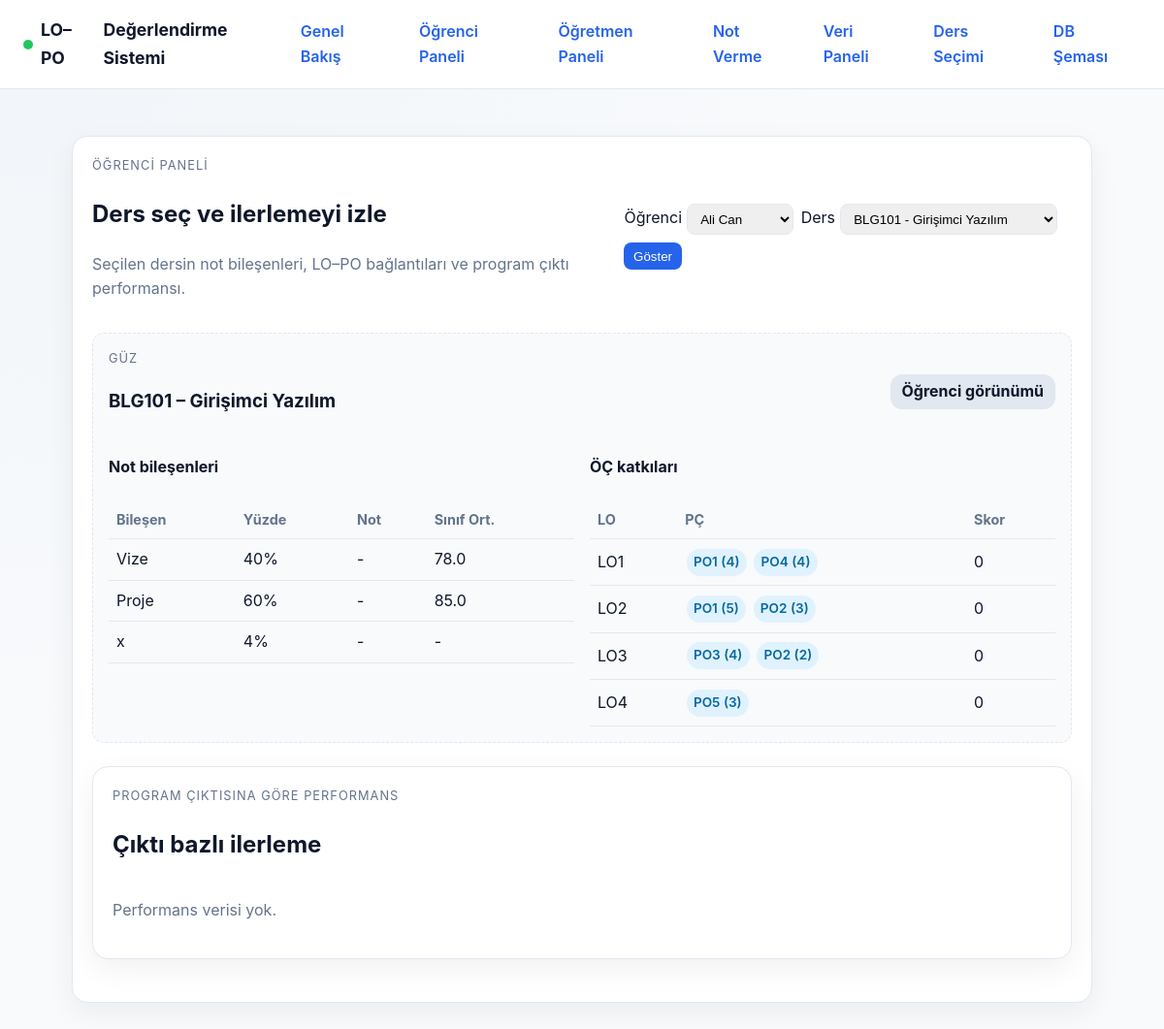
The page /student/ on the database as committed earlier.
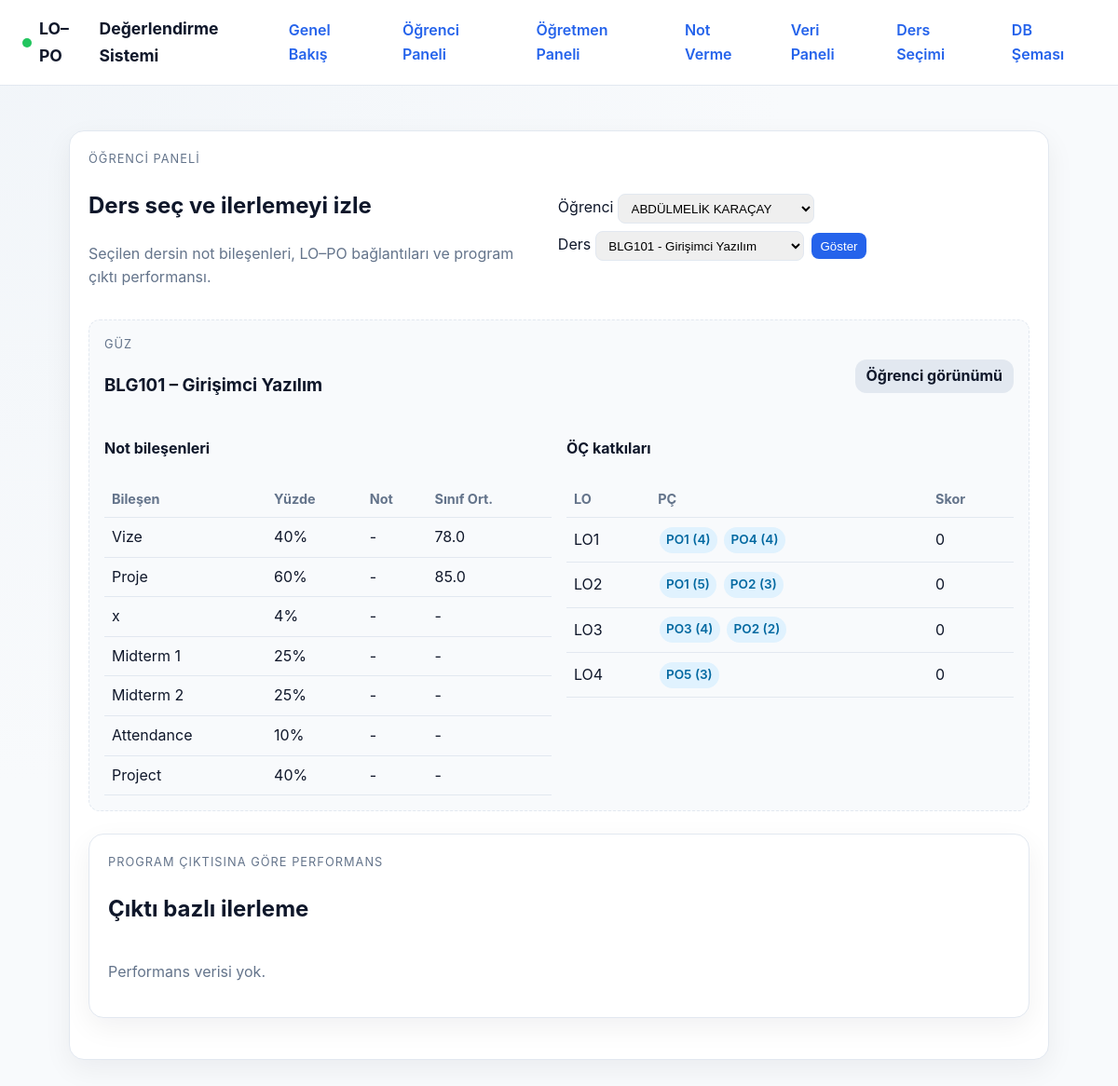
The same page on the database as committed later.
### assessment/models.py (models this page shows, shortened)
class Course(models.Model):
    code = models.CharField(max_length=15)
    name = models.CharField(max_length=255)
    term = models.CharField(max_length=50, blank=True)
    class Meta:
        ordering = ["code"]

class AssessmentComponent(models.Model):
    course = models.ForeignKey(Course, related_name="assessments", on_delete=models.CASCADE)
    name = models.CharField(max_length=100)
    weight_percent = models.PositiveSmallIntegerField(
        default=0,
        validators=[MinValueValidator(0), MaxValueValidator(100)],
        help_text="Ders içi ağırlık (%)",
    )
    class Meta:
        ordering = ["course", "name"]

### assessment/views.py (the view)
# urls.py: path("student/", views.student_panel, name="student_panel"),
def student_panel(request):
    bootstrap_demo_data()
    students = Student.objects.all()
    courses = Course.objects.all()
    selected_student = students.filter(id=request.GET.get("student")).first() or students.first()
    selected_course = courses.filter(id=request.GET.get("course")).first() or courses.first()
    enrollment_data = []
    po_performance = []
    if selected_student and selected_course:
        enrollment = (
            Enrollment.objects.filter(student=selected_student, course=selected_course)
            .select_related("course")
            .prefetch_related("course__learning_outcomes__program_links__program_outcome")
            .first()
        )
        if enrollment:
            lo_score_map = calculate_learning_outcome_scores(enrollment)
            outcomes = []
            for lo in enrollment.course.learning_outcomes.all():
                mappings = lo.program_links.select_related("program_outcome")
                outcomes.append({"obj": lo, "mappings": mappings, "score": round(lo_score_map.get(lo.id, 0), 1)})
            enrollment_data.append(
                {
                    "course": enrollment.course,
                    "assessments": enrollment_assessment_breakdown(enrollment),
                    "learning_outcomes": outcomes,
                }
            )
            po_performance = calculate_po_performance(lo_score_map)
    context = {
        "student": selected_student,
        "students": students,
        "courses": courses,
        "selected_course": selected_course,
        "enrollments": enrollment_data,
        "po_performance": po_performance,
        "learning_outcome_links": LearningOutcomeProgramOutcome.objects.select_related(
            "learning_outcome", "program_outcome"
        ).filter(learning_outcome__course=selected_course)
        if selected_course
        else [],
    }
    return render(request, "assessment/student_panel.html", context)

### assessment/views.py (called while the page is built, shortened)
def bootstrap_demo_data():
    if Course.objects.exists():
        return

def calculate_learning_outcome_scores(enrollment: Enrollment):
    scores = {}
    contributions = (
        LearningOutcomeContribution.objects.select_related("assessment_component", "learning_outcome")
        .filter(assessment_component__course=enrollment.course)
        .all()
    )
    for contribution in contributions:
        try:
            student_score = StudentAssessment.objects.get(
                enrollment=enrollment, assessment_component=contribution.assessment_component
            ).score
        except StudentAssessment.DoesNotExist:
            continue
        comp_weight = contribution.assessment_component.weight_percent / 100
        lo_weight = contribution.contribution_percent / 100
        total = scores.get(contribution.learning_outcome_id, 0)
        scores[contribution.learning_outcome_id] = total + student_score * comp_weight * lo_weight
    return scores

### templates/assessment/student_panel.html (shortened to what the changed rows need)
{% extends "base.html" %}
{% block content %}
<section class="panel">
    <header class="panel-header">
        <div>
            <h2>Ders seç ve ilerlemeyi izle</h2>
        </div>
        <form method="get" class="inline-form">
            <label>
                Öğrenci
                <select name="student">
                    {% for s in students %}
                        <option value="{{ s.id }}" {% if student and s.id == student.id %}selected{% endif %}>{{ s.full_name }}</option>
                    {% endfor %}
                </select>
            </label>
        </form>
    </header>
    {% if enrollments %}
        {% for enrollment in enrollments %}
        <div class="course-card">
            <header>
                <div>
                    <p class="eyebrow">{{ enrollment.course.term }}</p>
                    <h3>{{ enrollment.course.code }} – {{ enrollment.course.name }}</h3>
                </div>
                <span class="tag secondary">Öğrenci görünümü</span>
            </header>
            <div class="grid">
                <div>
                    <h4>Not bileşenleri</h4>
                    <table class="compact">
                        <thead>
                            <tr>
                                <th>Bileşen</th>
                                <th>Yüzde</th>
                                <th>Not</th>
                                <th>Sınıf Ort.</th>
                            </tr>
                        </thead>
                        <tbody>
                        {% for item in enrollment.assessments %}
                            <tr>
                                <td>{{ item.name }}</td>
                                <td>{{ item.weight }}%</td>
                                <td>{% if item.score %}{{ item.score }}{% else %}-{% endif %}</td>
                                <td>{% if item.class_avg %}{{ item.class_avg }}{% else %}-{% endif %}</td>
                            </tr>
                        {% endfor %}
                        </tbody>
                    </table>
                </div>
                <div>
                    <h4>ÖÇ katkıları</h4>
                    <table class="compact">
                        <thead>
                            <tr>
                                <th>LO</th>
                                <th>PÇ</th>
                                <th>Skor</th>
                            </tr>
                        </thead>
                        <tbody>
                        {% for lo in enrollment.learning_outcomes %}
                            <tr>
                                <td>{{ lo.obj.code }}</td>
                                <td>
                                    {% for mapping in lo.mappings %}
                                        <span class="pill small">{{ mapping.program_outcome.code }} ({{ mapping.weight }})</span>
                                    {% empty %}
                                        <span class="muted">Bağlantı yok</span>
                                    {% endfor %}
                                </td>
                                <td>{{ lo.score }}</td>
                            </tr>
                        {% endfor %}
                        </tbody>
                    </table>
                </div>
            </div>
        </div>
        {% endfor %}
        <section class="panel" id="program-performance">
            <header class="panel-header">
                <div>
                    <h2>Çıktı bazlı ilerleme</h2>
                </div>
            </header>
        </section>
    {% else %}
        <p class="muted">Seçilen ders için kayıtlı öğrenci veya not verisi yok.</p>
    {% endif %}
</section>
{% endblock %}

Rows that differ between the two databases and show on the page:
added AssessmentComponent: name "Midterm 1"
added AssessmentComponent: name "Midterm 2"
added AssessmentComponent: name "Attendance"
added AssessmentComponent: name "Project"
Other text that changed with them:
form field student: "Ali Can" → "ABDÜLMELİK KARAÇAY"
new list line: "25 % - -"
new list line: "10 % - -"
new list line: "40 % - -"
